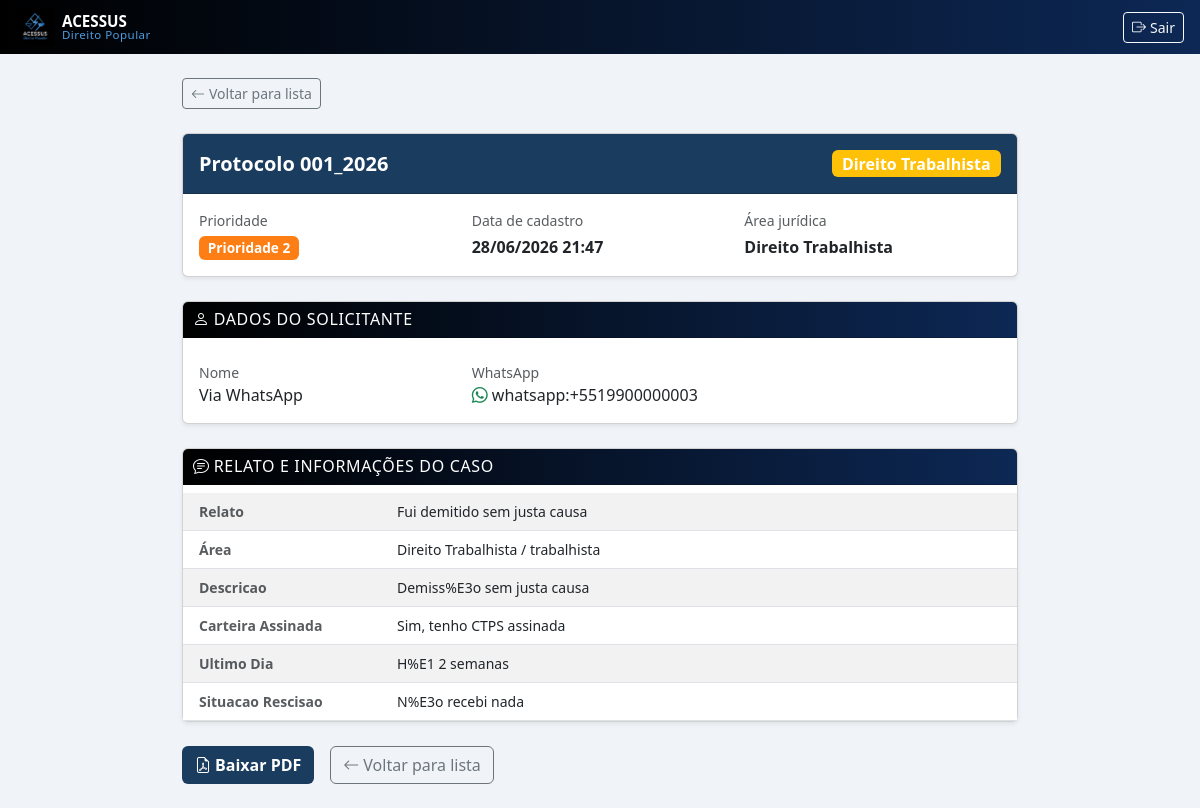
Page /advogados/caso/001_2026 (signed in) on the committed database.
### tables this page shows
CREATE TABLE CASOS (
            id            TEXT    PRIMARY KEY,
            nome_cliente  TEXT    NOT NULL,
            email         TEXT,
            whatsapp      TEXT,
            relato        TEXT    NOT NULL,
            tipo_caso     TEXT,
            prioridade    TEXT,
            anexos        TEXT, -- Armazena caminhos dos arquivos, separados por vírgula
            data_cadastro DATETIME DEFAULT (datetime('now', 'localtime'))
        , encaminhamento TEXT);

### ia/integracao_whatsapp.py (the view)
@app.route('/advogados/caso/<caso_id>')
@requer_login
def ver_caso(caso_id):
    from banco.banco_dados import buscar_caso_por_id
    dados = buscar_caso_por_id(caso_id)
    if not dados:
        return 'Caso não encontrado.', 404
    id_caso, nome, email, whatsapp, relato, tipo, prio, anexos, data_cad = dados
    campos = []
    if relato and 'RELATO:' in relato:
        for linha in relato.split('\n'):
            linha = linha.strip()
            if not linha or linha == '---':
                continue
            if ':' in linha:
                chave, _, valor = linha.partition(':')
                campos.append((chave.strip().title().replace('_', ' '), valor.strip()))
    else:
        campos = [('Relato', relato or '')]
    caso = {
        'id':         id_caso,
        'nome':       nome or '—',
        'email':      email or '',
        'whatsapp':   whatsapp or '',
        'tipo':       tipo or 'Indefinida',
        'prioridade': prio or '—',
        'data_fmt':   _formatar_data_web(data_cad),
        'campos':     campos,
        'anexos':     [a.strip() for a in (anexos or '').split(',') if a.strip()],
        'cor':        _COR_AREA.get(tipo, 'secondary'),
    }
    return render_template('caso.html', caso=caso)

### banco/banco_dados.py (called while the page is built)
def _conectar():
    if USANDO_POSTGRES:
        return psycopg2.connect(DATABASE_URL)
    else:
        return sqlite3.connect(BANCO_PATH)

def buscar_caso_por_id(caso_id):
    conn = _conectar()
    cursor = conn.cursor()
    if USANDO_POSTGRES:
        cursor.execute("""
            SELECT id, nome_cliente, email, whatsapp, relato,
                   tipo_caso, prioridade, anexos, data_cadastro
            FROM casos WHERE id = %s
        """, (caso_id,))
    else:
        cursor.execute("""
            SELECT id, nome_cliente, email, whatsapp, relato,
                   tipo_caso, prioridade, anexos, data_cadastro
            FROM CASOS WHERE id = ?
        """, (caso_id,))
    caso = cursor.fetchone()
    conn.close()
    return caso

### ia/integracao_whatsapp.py (called while the page is built)
def requer_login(f):
    @wraps(f)
    def wrapped(*args, **kwargs):
        if not session.get('logado'):
            return redirect(url_for('login'))
        return f(*args, **kwargs)
    return wrapped

def _formatar_data_web(data_cadastro):
    try:
        return datetime.fromisoformat(str(data_cadastro)[:19]).strftime('%d/%m/%Y %H:%M')
    except Exception:
        return str(data_cadastro)[:16]

### templates/caso.html (shortened to what this page needs)
{% extends "base.html" %}
{% block conteudo %}
<div class="container py-4" style="max-width:860px;">
  <a href="/advogados" class="btn btn-sm btn-outline-secondary mb-4">
    <i class="bi bi-arrow-left me-1"></i>Voltar para lista
  </a>
  <div class="card shadow-sm mb-4">
    <div class="card-header py-3" style="background-color:#1a3c5e;">
      <div class="d-flex justify-content-between align-items-center">
        <h5 class="text-white fw-bold mb-0">Protocolo {{ caso.id }}</h5>
        <span class="badge bg-{{ caso.cor }} fs-6">{{ caso.tipo }}</span>
      </div>
    </div>
    <div class="card-body">
      <div class="row g-3">
        <div class="col-sm-4">
          <small class="text-muted d-block mb-1">Prioridade</small>
          {% if caso.prioridade and caso.prioridade[-1].isdigit() %}
          <span class="badge badge-p{{ caso.prioridade[-1] }}" style="font-size:.85rem;">
            {{ caso.prioridade }}
          </span>
          {% else %}
          <strong>{{ caso.prioridade }}</strong>
          {% endif %}
        </div>
        <div class="col-sm-4">
          <small class="text-muted d-block mb-1">Data de cadastro</small>
          <strong>{{ caso.data_fmt }}</strong>
        </div>
        <div class="col-sm-4">
          <small class="text-muted d-block mb-1">Área jurídica</small>
          <strong>{{ caso.tipo }}</strong>
        </div>
      </div>
    </div>
  </div>
  <div class="card shadow-sm mb-4">
    <div class="card-header py-2 secao-header">
      <h6 class="mb-0"><i class="bi bi-person me-1"></i>Dados do Solicitante</h6>
    </div>
    <div class="card-body">
      <div class="row g-3">
        <div class="col-sm-4">
          <small class="text-muted d-block">Nome</small>
          <span>{{ caso.nome }}</span>
        </div>
        {% if caso.whatsapp %}
        <div class="col-sm-4">
          <small class="text-muted d-block">WhatsApp</small>
          <span><i class="bi bi-whatsapp text-success"></i> {{ caso.whatsapp }}</span>
        </div>
        {% endif %}
      </div>
    </div>
  </div>
  <div class="card shadow-sm mb-4">
    <div class="card-header py-2 secao-header">
      <h6 class="mb-0"><i class="bi bi-chat-text me-1"></i>Relato e Informações do Caso</h6>
    </div>
    <div class="card-body p-0">
      <table class="table table-sm table-striped mb-0 align-middle">
        <tbody>
          {% for label, valor in caso.campos %}
          <tr>
            <td class="text-muted fw-semibold small ps-3 py-2"
                style="width:210px; white-space:nowrap;">{{ label }}</td>
            <td class="small pe-3 py-2">{{ valor }}</td>
          </tr>
          {% endfor %}
        </tbody>
      </table>
    </div>
  </div>
  <div class="d-flex gap-3">
    <a href="/advogados/pdf/{{ caso.id }}"
       class="btn text-white fw-bold" style="background-color:#1a3c5e;">
      <i class="bi bi-file-earmark-pdf me-1"></i>Baixar PDF
    </a>
    <a href="/advogados" class="btn btn-outline-secondary">
      <i class="bi bi-arrow-left me-1"></i>Voltar para lista
    </a>
  </div>
</div>
{% endblock %}

### templates/base.html (style rules this page uses)
:root { --azul-escuro: #0d2855; --azul-medio: #1e5bb4; --azul-claro: #4d9de0; --fundo: #f0f4f8; }
body { background-color: var(--fundo); }
.badge-p2 { background-color: #fd7e14 !important; }
.secao-header { background: linear-gradient(90deg, #000000 0%, var(--azul-escuro) 100%); color: white; font-size: .7rem; font-weight: 700; letter-spacing: .06em; text-transform: uppercase; padding: 5px 10px; border-radius: 5px; margin-bottom: .5rem; }

### rows in the picture
CASOS: id "001_2026", tipo "Direito Trabalhista", prioridade "Prioridade 2", nome "Via WhatsApp", whatsapp "whatsapp:+5519900000003"

### other values in the picture
{{ caso.data_fmt }} "28/06/2026 21:47"
{{ label }} "Relato" "Área" "Descricao" "Carteira Assinada" "Ultimo Dia" "Situacao Rescisao"
{{ valor }} "Fui demitido sem justa causa" "Direito Trabalhista / trabalhista" "Demiss%E3o sem justa causa" "Sim, tenho CTPS assinada" "H%E1 2 semanas" "N%E3o recebi nada"
